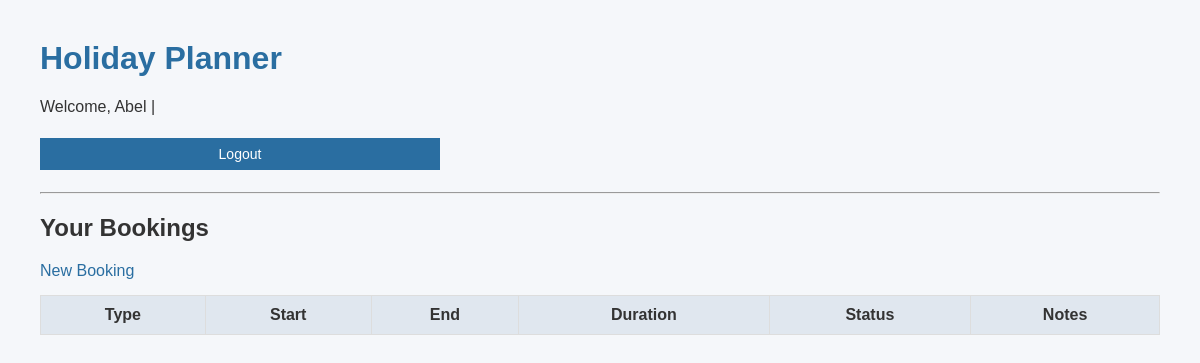
Before: /dashboard (signed in) with the older database file.
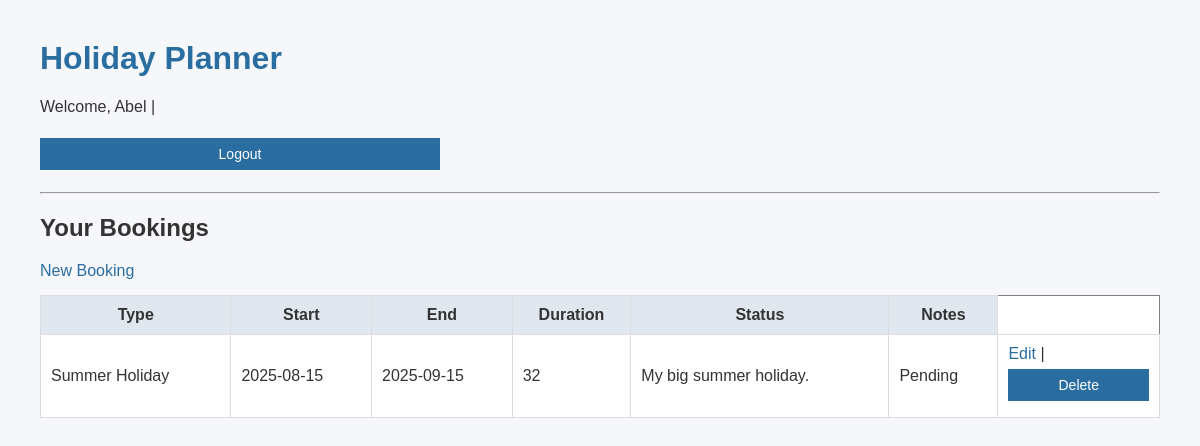
After: the same page with the newer database file.
### tables this page shows
CREATE TABLE bookings (
        id INTEGER PRIMARY KEY AUTOINCREMENT,
        user_id INTEGER,
        type TEXT,
        start_date TEXT,
        end_date TEXT,
        duration TEXT,
        notes TEXT,
        status TEXT DEFAULT 'pending',
        FOREIGN KEY (user_id) REFERENCES users(id)
    );

### app.py (the view)
    @app.route("/dashboard")
    def dashboard():
        if "user_email" not in session:
            return redirect("/login")
        bookings = get_user_bookings(session["user_id"], app.config["DATABASE_URL"])
        return render_template("dashboard.html", bookings=bookings)

### models/booking.py (called while the page is built)
def get_user_bookings(user_id, db_url):
    db_path = db_url.split("///")[-1]
    conn = sqlite3.connect(db_path)
    cur = conn.cursor()
    cur.execute("""
        SELECT * FROM bookings WHERE user_id = ? ORDER BY start_date DESC;
    """, (user_id,))
    bookings = cur.fetchall()
    conn.close()
    return bookings

### templates/dashboard.html
{% extends "layout.html" %}
{% block content %}
<h2>Your Bookings</h2>
<a href="{{ url_for('new_booking') }}">New Booking</a>
<table border="1">
    <tr>
        <th>Type</th>
        <th>Start</th>
        <th>End</th>
        <th>Duration</th>
        <th>Status</th>
        <th>Notes</th>
    </tr>
    {% for b in bookings %}
    <tr>
        <td>{{ b[2] }}</td>
        <td>{{ b[3] }}</td>
        <td>{{ b[4] }}</td>
        <td>{{ b[5] }}</td>
        <td>{{ b[6] }}</td>
        <td>{{ b[7] }}</td>
        <td>
            <a href="{{ url_for('edit_booking', booking_id=b[0]) }}">Edit</a> |
            <form method="post" action="{{ url_for('delete_booking', booking_id=b[0]) }}" style="display:inline;">
                <button type="submit"
                    onclick="return confirm('Are you sure you want to delete this booking?')">Delete</button>
            </form>
        </td>
    </tr>
    {% endfor %}
</table>
{% endblock %}

### templates/layout.html (shortened to what this page needs)
<!DOCTYPE html>
<html lang="en">
<head>
    <link rel="stylesheet" href="/static/style.css">
</head>
<body>
    <header>
        <h1>Holiday Planner</h1>
        {% if session.get("user_id") %}
    <p>Welcome, {{ session.get("user_name") }} |
        <form action="{{ url_for('logout') }}" method="post" style="display:inline;">
            <button type="submit">Logout</button>
        </form>
    </p>
{% endif %}
        <hr>
    </header>
    <main>
        {% block content %}{% endblock %}
    </main>
</body>
</html>

### static/style.css (style rules this page uses)
body { font-family: Arial, sans-serif; margin: 40px; background-color: #f5f7fa; color: #333; }
header { margin-bottom: 20px; }
header h1 { color: #2a6ea1; }
a { color: #2a6ea1; text-decoration: none; }
form { margin-top: 10px; }
input, textarea, select, button { margin: 6px 0; padding: 8px; font-size: 14px; width: 100%; max-width: 400px; box-sizing: border-box; }
button { background-color: #2a6ea1; color: white; border: none; cursor: pointer; }
table { width: 100%; border-collapse: collapse; margin-top: 15px; background-color: white; }
table th, table td { padding: 10px; border: 1px solid #ddd; }
table th { background-color: #e0e7ef; }

Changed rows visible on the page:
added bookings: type "Summer Holiday", start_date "2025-08-15", end_date "2025-09-15", duration "32", notes "My big summer holiday.", status "Pending"
